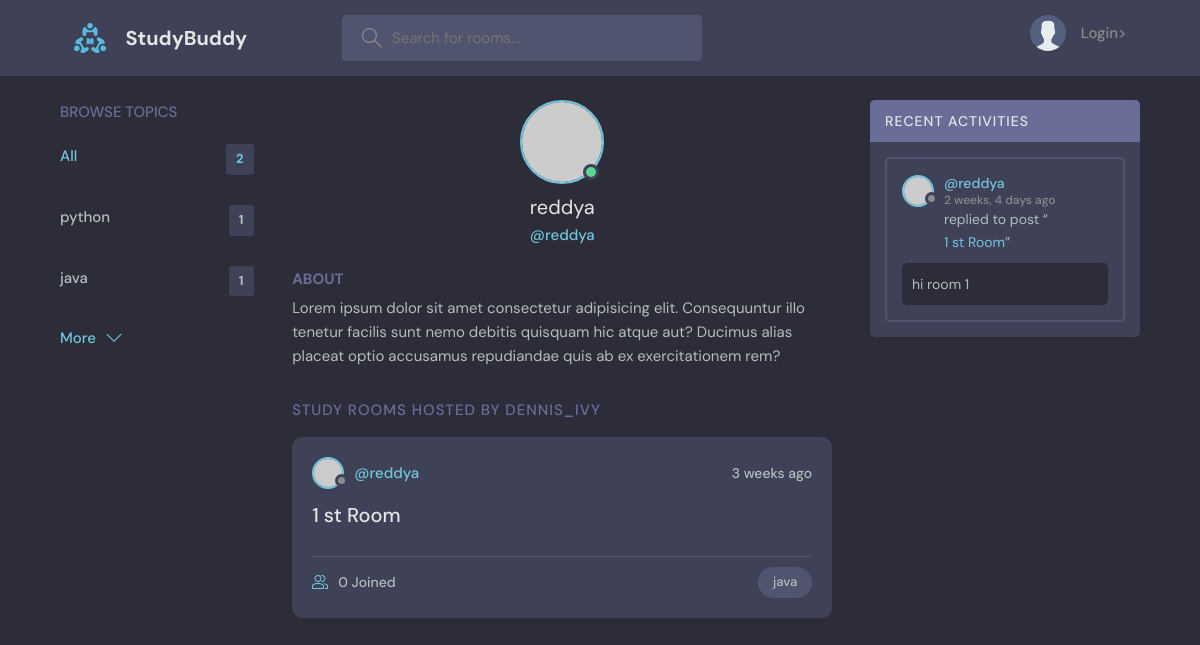
/profile/1, run on an earlier commit of the app's database.
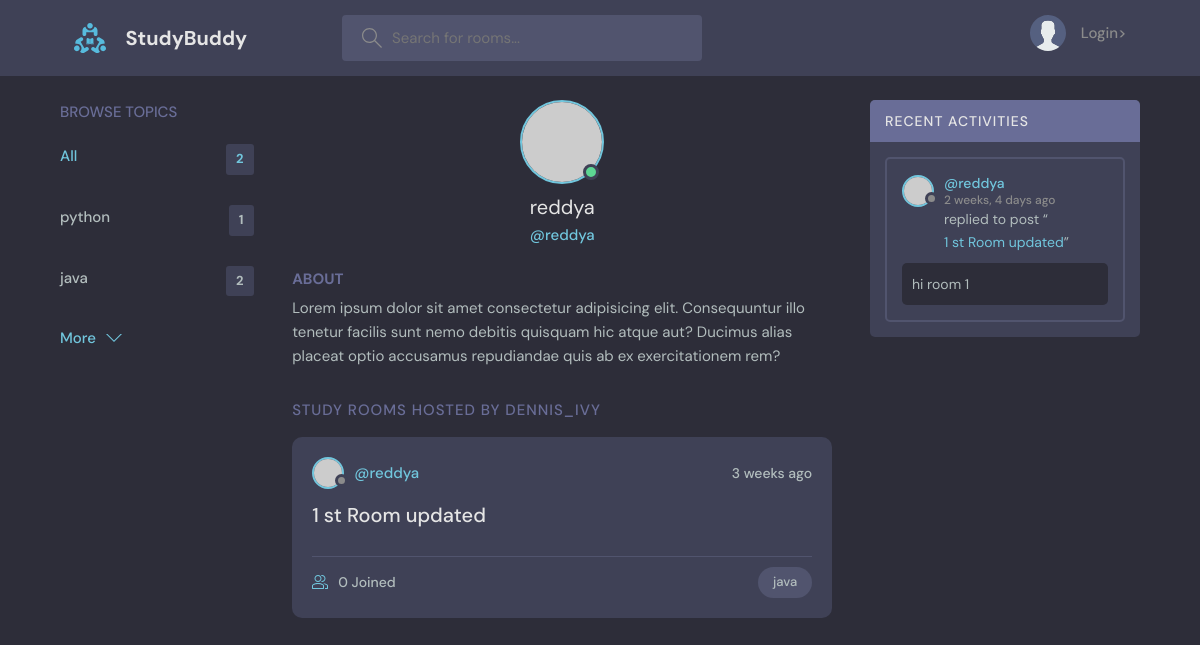
And on a later commit of the database.
### base/models.py (models this page shows, shortened)
class Topic(models.Model):
    name = models.CharField(max_length=100)

class Room(models.Model):
    host = models.ForeignKey(User,on_delete=models.SET_NULL,null=True)
    topic = models.ForeignKey(Topic,on_delete=models.SET_NULL,null=True)
    name = models.CharField(max_length=200)
    description = models.TextField(null=True,blank=True)
    participants = models.ManyToManyField(User,related_name='participants',blank=True)
    updated = models.DateTimeField(auto_now=True)
    created = models.DateTimeField(auto_now_add=True)
    class Meta:
        ordering = [ '-updated','created']
    def __str__(self):
        return self.name

class  Message(models.Model):
    user = models.ForeignKey(User,on_delete=models.CASCADE)
    room = models.ForeignKey(Room,on_delete=models.CASCADE)
    body = models.TextField()
    updated = models.DateTimeField(auto_now=True)
    created = models.DateTimeField(auto_now_add=True)
    class Meta:
        ordering = [ '-updated','-created']

### base/views.py (the view)
# urls.py: path('profile/<str:pk>',views.user_profile,name='user-profile'),
def user_profile(request,pk):
    user = User.objects.get(id=int(pk))
    room_msg=user.message_set.all()
    rooms=user.room_set.all()
    topics = Topic.objects.all()
    context={'user':user,'room_msg':room_msg,'rooms':rooms,'topics':topics}
    return render(request,'base/user_profile.html',context)

### base/templates/base/user_profile.html (shortened to what this page needs)
{% extends 'main.html'%}
{% block content %}
  <main class="profile-page layout layout--3">
    <div class="container">
        {% include 'base/topics_component.html'%}
      <div class="roomList">
        <div class="profile">
          <div class="profile__avatar">
            <div class="avatar avatar--large active">
              <img src="https://randomuser.me/api/portraits/men/11.jpg" />
            </div>
          </div>
          <div class="profile__info">
            <h3>{{user.username}}</h3>
            <p>@{{user.username}}</p>
          </div>
          <div class="profile__about">
            <h3>About</h3>
            <p>
              Lorem ipsum dolor sit amet consectetur adipisicing elit. Consequuntur illo tenetur
              facilis sunt nemo debitis quisquam hic atque aut? Ducimus alias placeat optio
              accusamus repudiandae quis ab ex exercitationem rem?
            </p>
          </div>
        </div>
        <div class="roomList__header">
          <div>
            <h2>Study Rooms Hosted by dennis_ivy</a>
            </h2>
          </div>
        </div>
           {% include 'base/feed_component.html'%}
      </div>
           {% include 'base/activity_component.html' %}
    </div>
  </main>
{%endblock content%}

### base/templates/base/topics_component.html
<div class="topics">
  <div class="topics__header">
    <h2>Browse Topics</h2>
  </div>
  <ul class="topics__list">
    <li>
      <a href="{% url 'home'%}" class="active"
        >All <span>{{topics.count}}</span></a
      >
    </li>
    {% for topic in topics%}
    <li>
      <a href="{% url 'home' %}?q={{topic.name}}"
        >{{topic.name}}<span>{{topic.room_set.all.count}}</span></a
      >
    </li>
    {% endfor%}
  </ul>
  <a class="btn btn--link" href="{% url 'topics'%}">
    More
    <svg
      version="1.1"
      xmlns="http://www.w3.org/2000/svg"
      width="32"
      height="32"
      viewBox="0 0 32 32"
    >
      <title>chevron-down</title>
      <path d="M16 21l-13-13h-3l16 16 16-16h-3l-13 13z"></path>
    </svg>
  </a>
</div>

### base/templates/base/feed_component.html (shortened to what this page needs)
{% for room in rooms %}
<div class="roomListRoom">
  <div class="roomListRoom__header">
    <a href="{% url 'user-profile' room.host.id%}" class="roomListRoom__author">
      <div class="avatar avatar--small">
        <img src="https://randomuser.me/api/portraits/women/11.jpg" />
      </div>
      <span>@{{room.host.username}}</span>
    </a>
    <div class="roomListRoom__actions">
      <span>{{room.created | timesince}}  ago</span>
    </div>
  </div>
  <div class="roomListRoom__content">
    <a href="{% url 'room' room.id %}">{{room.name}}</a>
  </div>
  <div class="roomListRoom__meta">
    <a href="{% url 'room' room.id %}" class="roomListRoom__joined">
      {{room.participants.all.count}} Joined
    </a>
    <p class="roomListRoom__topic">{{room.topic.name}}</p>
  </div>
</div>
{% endfor %}

### base/templates/base/activity_component.html (shortened to what this page needs)
<div class="activities">
  <div class="activities__header">
    <h2>Recent Activities</h2>
  </div>
  {% for message in room_msg%}
  <div class="activities__box">
    <div class="activities__boxHeader roomListRoom__header">
      <a
        href="{% url 'user-profile' message.user.id %}"
        class="roomListRoom__author"
      >
        <div class="avatar avatar--small">
          <img src="https://randomuser.me/api/portraits/women/11.jpg" />
        </div>
        <p>
          @{{message.user}}
          <span>{{message.created | timesince }} ago</span>
        </p>
      </a>
    </div>
    <div class="activities__boxContent">
      <p>replied to post “<a href="{% url 'room' message.room.id %}">{{message.room}}</a>”</p>
      <div class="activities__boxRoomContent">{{message.body}}</div>
    </div>
  </div>
  {% endfor %}
</div>

What changed in the data, as far as the page shows it:
computed for Topic "java": room_set.all.count "1" → "2"
changed Room "reddya": name "1 st Room" → "1 st Room updated"
changed through a linked row, Message "hi room 1": room "1 st Room" → "1 st Room updated"
